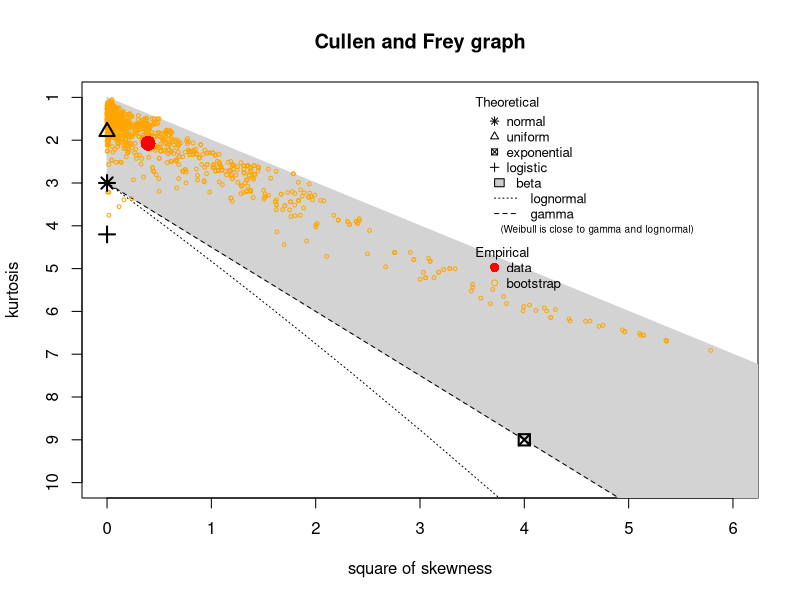
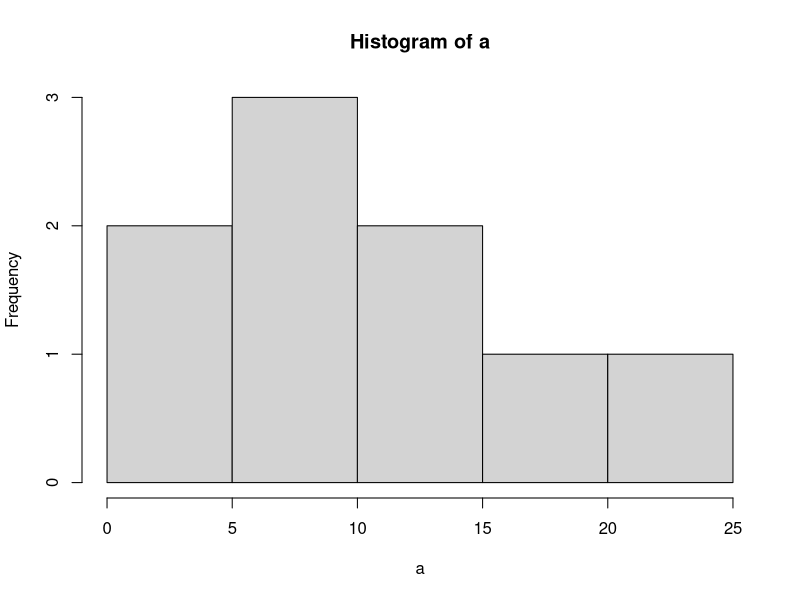
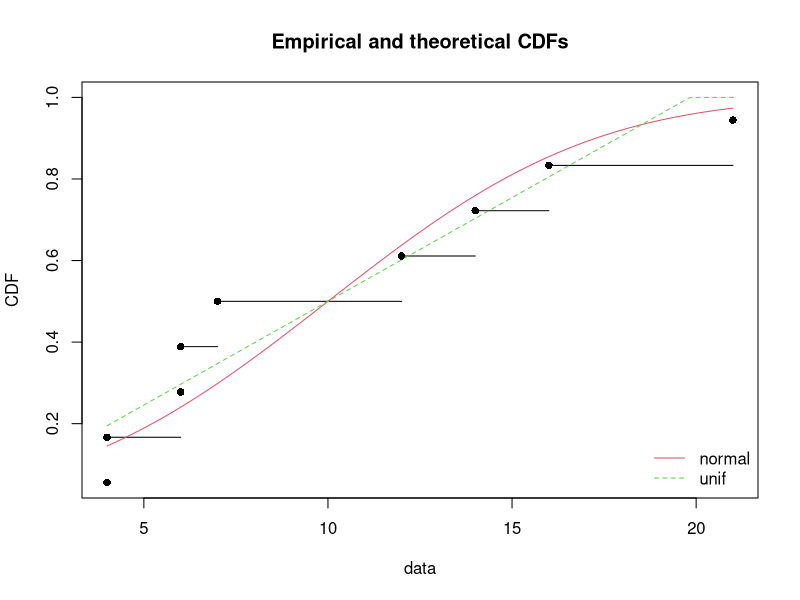
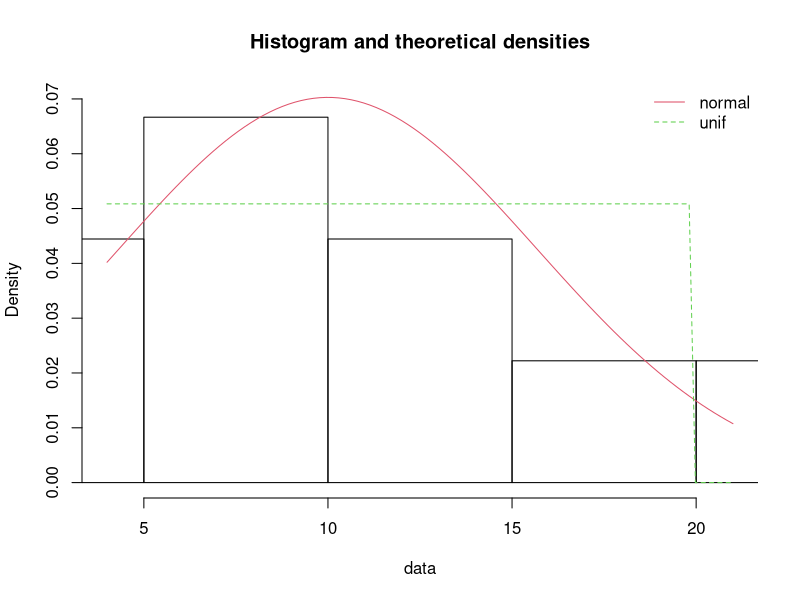
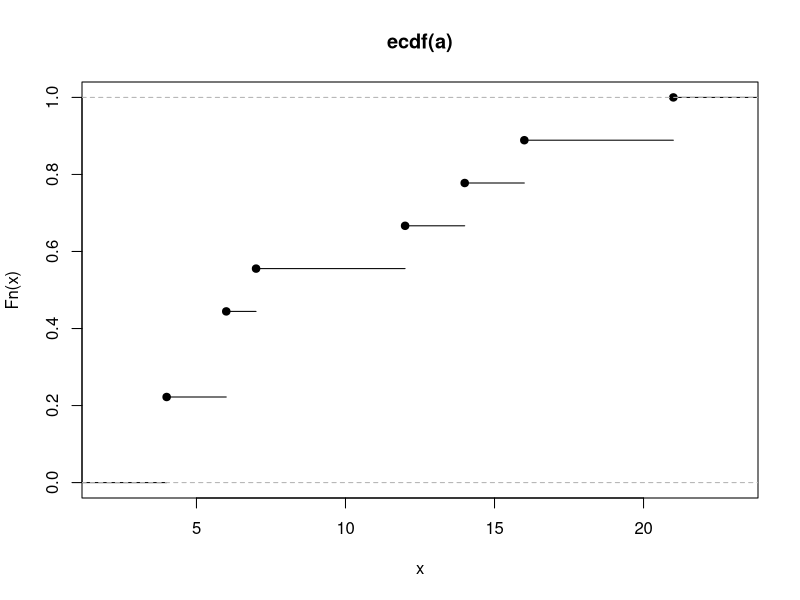

Source code (R) for these figures, in order: (Note: this script raises an error after producing the figures.)
sss <- c(24,54,41,17,48,33,42,44,92,27)
qchisq(p = 0.975, df = 9)
a <- c(7.4,  1.5,  4.2,  4.4,  3.5,  3.4,  1.1,  2.4,  0.8,  2.6)
log2(a)
sum(log2(a))
library(fitdistrplus)

a <- c(4,6,7,14,21,16,12,6,4)
dff <- data.frame(c(4,6,7,14,21,16,12,6,4))
descdist(a, method = "sample", boot = 1e3)
t.test(a)
hist(a)

shapiro.test(a)
chisq.test(a)
ks.test(unique(a),"pnorm",10,5.67)

library(nortest)
lillie.test(a)

pearson.test(a)

library(MASS)
mean(a)
library(scales)
res <- rescale(a)
res
fit.norm <- fitdist(a, "norm", method = "mme")
fit.uniform <- fitdist(a, "unif", method = "mme")
fit.beta <- fitdist(res, "beta", method = "mme")

stat_normal <- gofstat(fit.norm, 
                       fitnames = c("normal"))
stat_unif <- gofstat(fit.uniform, 
                     fitnames = c("uniform"))
stat_beta <- gofstat(fit.beta, 
                     fitnames = c("beta"))

stat_table <- cbind(rbind(stat_normal$ks, stat_normal$cvm),  
                    rbind(stat_unif$ks, stat_unif$cvm),
                    rbind(stat_beta$ks, stat_beta$cvm))
rownames(stat_table) <- c("Kolmogorov-Smirnov statistic", 
                          "Cramer-von Mises statistic")
stat_table

cdfcomp(list(fit.norm, fit.uniform), legendtext = c("normal", "unif"))
denscomp(list(fit.norm, fit.uniform), legendtext = c("normal", "unif"))
sort(a)
summary(a)
plot(ecdf(a))

fitdist(data = a, distr = "lnorm",method = "mle")
sum(c(2.4, 3.5, 3.2, 3.4, 2.5, 2.4, 3.1, 3.4, 3.8, 2.6))
a <- c(2.4, 3.5, 3.2, 3.4, 2.5, 2.4, 3.1, 3.4, 3.8, 2.6)
b <- a^5
sum(b)


1/10 * sum((c(24,54,41,17,48,33,42,44,92,27) - 55)^2)
qchisq()

asd <- c(0.3*174, 0.9*108, 1.5 * 72, 2.1 * 46, 2.7 * 3, 3.3 * 22, 3.9 * 15, 4.5 * 12, 5.1 * 7, 5.7 * 5) /ss 
ss <- sum(c(174,108,72,46,30,22,15,12,7,5))
sum(asd)

2*0.1 + 3*0.3 + 4*0.4 + 5*0.2
2^2*0.1 + 3^2*0.3 + 4^2*0.4 + 5^2*0.2

14.5 - 3.7^2


qnorm(0.2563, mean = 2, sd = 3)

2.4^5 + 3.5^5 + 3.2^5 + 3.4^5 + 2.5^5 + 2.4^5+ 3.1^5 + 3.4^5 + 3.8^5 + 2.6^5
31^2 + 1 + 14^2 + 38^2 + 7^2 + 22^2 + 13^2 + 11^2 + 37^2 + 28^2
